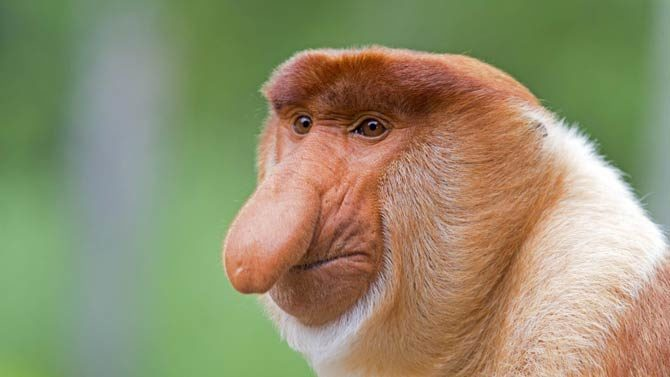
#> input picture Week_10/Long-nosed-monkey-Proboscis-monkey.jpg, 670 x 377 px
$ jupyter execute --allow-errors k-means_clustering.ipynb   (shell and % lines are left out)
#> lines starting #> are read from the running program, lines starting #| are printed output that depends on the picture; long printed decimals are rounded
# k-means Clustering

## Table of contents

[1.) Simple k-means clustering example](#section_1)<br>
[2.) Image segmentation](#section_2)<br>
[3.) 3D point cloud segmentation](#section_3)<br>
[4.) Finding clusters in the apartment data](#section_4)

## Libraries and settings

[cell 1]
# Install opencv-python-headless (neccessary in GitHub Codespaces)

# Libraries
import os
import cv2
import numpy as np
import pandas as pd
import matplotlib.pyplot as plt

from sklearn.cluster import KMeans
from sklearn.datasets import make_blobs
from sklearn.metrics import silhouette_score
from sklearn.preprocessing import StandardScaler

# Ignore warnings
import warnings
warnings.filterwarnings('ignore')

# Current working directory
print('\nCurrent working directory:', os.getcwd())

## 1.) Simple k-means clustering example
<a id='section_1'></a>

### Create the dataset

[cell 2]
# Create data
centers = [[2,1], [-2,2], [-2,-2], [-4,-5], [5,7]]
X, y = make_blobs(n_samples=300,
                  centers=centers,
                  cluster_std=0.8,
                  random_state=42)

# Normalization of the values
X = StandardScaler().fit_transform(X)

# Plot the data
plt.figure(figsize=(6,4))
plt.scatter(X[:,0], X[:,1], s=10, color='darkred')
plt.show()
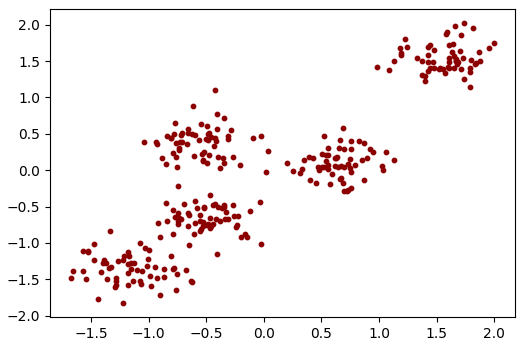
#> figure drawn by matplotlib, 1 panel

### Elbow Method showing the optimal k

[cell 3]
# Sum of squared distances of samples to their closest cluster center
distortions = []

# Range of k's
K = range(1,16,1)

# Loop to find the optimal k
for k in K:
    kmeanModel = KMeans(n_clusters=k)
    kmeanModel.fit(X)
    distortions.append(kmeanModel.inertia_)

# Elbow plot
plt.figure(figsize=(5,3))
plt.plot(K, distortions, 'bx-')
plt.xlabel('k')
plt.ylabel('Distortion')
plt.title('The Elbow Method showing the optimal k')

plt.show()
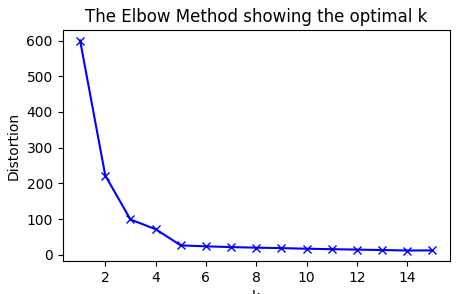
#> figure drawn by matplotlib, 1 panel; curve peaks at x = 1, y = 600

### Perform k-means clustering

[cell 4]
# Number of clusters
k = 5

# k-means clustering
kmeans = KMeans(n_clusters=k, random_state=42).fit(X)

# Predict the values
y2 = kmeans.predict(X)

# Plot the clusters
plt.figure(figsize=(6,4))
plt.scatter(X[:, 0], X[:, 1], c=y2, s=10)
plt.show()
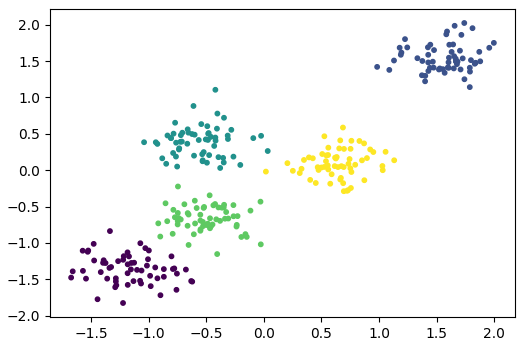
#> figure drawn by matplotlib, 1 panel

### Get and check the converged cluster centroids

[cell 5]
# Print centroids
centroids = kmeans.cluster_centers_
print('Cluster centroids:')
print(centroids, '\n')

# Check the 1st cluster's centroid 'by hand'
clust_00 = X[y2 == 0]
print('The 1st cluster\'s centroid:')
print(f'x = {sum(clust_00[:,0]/len(clust_00[:,0])):.8f}')
print(f'y = {sum(clust_00[:,1]/len(clust_00[:,1])):.8f}')

### Get the inertia or 'within-cluster sum-of-squares (WCSS)' of the k-means model

[cell 6]
print(f'Within-cluster sum-of-squares: {kmeans.inertia_:.4f}')

### Perform Silhouette Analysis
- For examples see:
- https://laid-back-scientist.com/en/k-means
- https://machinelearninggeek.com/evaluating-clustering-methods
- https://medium.com/@favourphilic/how-to-interpret-silhouette-plot-for-k-means-clustering-414e144a17fe

[cell 7]
# Import own module for Silhouette plots
from silhouette import *

# Create Silhouette plots for different k's
# Note: range(2,12,1) provides: [2, 3, 4, 5, 6, 7, 8, 9, 10, 11]
#> (the rest of this cell did not finish here and is left out)

## 2.) Image segmentation
<a id='section_2'></a>

### Read the image

[cell 8]
# Read the image
image = cv2.imread('Long-nosed-monkey-Proboscis-monkey.jpg') # new picture
#> image is the input picture: shape (377, 670, 3); mean B, G, R 109.7, 142.9, 146.6

# Change the color to RGB (from BGR)
image = cv2.cvtColor(image, cv2.COLOR_BGR2RGB)

# Plot the image
plt.figure(figsize=(6,8))
plt.imshow(image)

### Reshape the image

[cell 9]
# Reshaping the image into a 2D array of pixels and RGB colors
pixel_vals = image.reshape((-1,3))

# Convert to float
pixel_vals = np.float32(pixel_vals)
pixel_vals

### Elbow method showing the optimal k

[cell 10]
# Sum of squared distances of samples to their closest cluster center
distortions = []

# Range of k's
K = range(2,10,1)

# Loop to find the optimal k
for k in K:
    kmeanModel = KMeans(n_clusters=k)
    kmeanModel.fit(pixel_vals)
    distortions.append(kmeanModel.inertia_)
#> after the loop, distortions = [724158144, 598051456, 312363264, 248667856, 164651008, 141511312, 117285184, 99559384]

# Elbow plot
plt.figure(figsize=(5,3))
plt.plot(K, distortions, 'bx-')
plt.xlabel('k')
plt.ylabel('Distortion')
plt.title('The Elbow method showing the optimal k')

plt.show()
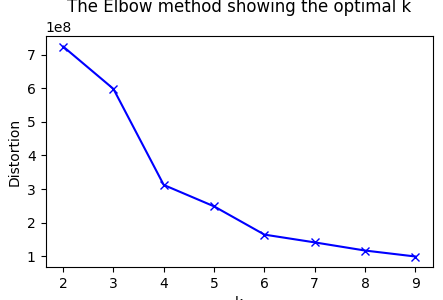
#> figure drawn by matplotlib, 1 panel

### Perform image segmentation

[cell 11]
# Number of clusters
k = 5

# Criteria for the segmentation algorithm to stop running
criteria = (cv2.TERM_CRITERIA_EPS + cv2.TERM_CRITERIA_MAX_ITER, 100, 0.85)

# Perform k-means clustering
retval, labels, centers = cv2.kmeans(pixel_vals,
                                     k,
                                     None,
                                     criteria,
                                     10,
                                     cv2.KMEANS_RANDOM_CENTERS)
#> retval = 225348157.8; centers = [[133.4, 162, 130], [183.4, 130.5, 101], [126.5, 74.8, 46.9], [223.2, 202, 189.4], [98.64, 129.5, 78.2]]

# Print cluster labels
print('Cluster labels:')
print(labels, '\n')
#> (printed output is left out)

# Print cluster centroids
print(f'Centroids of {k} clusters')
print(centers)
#| [[133.404  161.9849   129.998 ]
#|  [183.390  130.475  100.958 ]
#|  [126.494   74.803   46.905]
#|  [223.157  201.955  189.437 ]
#|  [ 98.639 129.5481    78.200 ]]

### Change data types and reshape the segmented data for visualization

[cell 12]
# Convert data into 8-bit values
centers = np.uint8(centers)
#> centers = [[133, 161, 129], [183, 130, 100], [126, 74, 46], [223, 201, 189], [98, 129, 78]]
segmented_data = centers[labels.flatten()]

# Reshape data into the original image dimensions
segmented_image = segmented_data.reshape((image.shape))
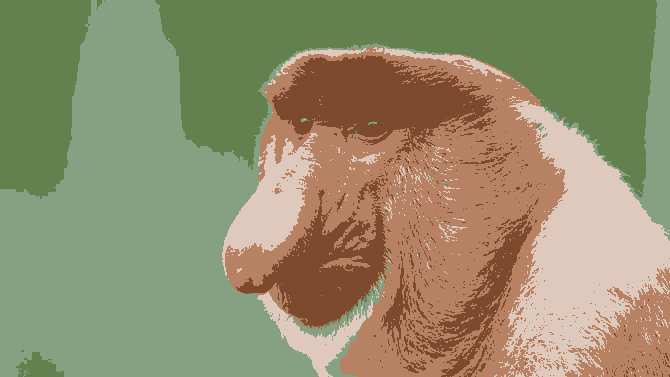
#> segmented_image: shape (377, 670, 3); mean R, G, B 146.1, 142.1, 109

# Show result
plt.figure(figsize=(6,8))
plt.imshow(segmented_image)

$ run again, with Week_10/parrot.jpg copied over Week_10/Long-nosed-monkey-Proboscis-monkey.jpg
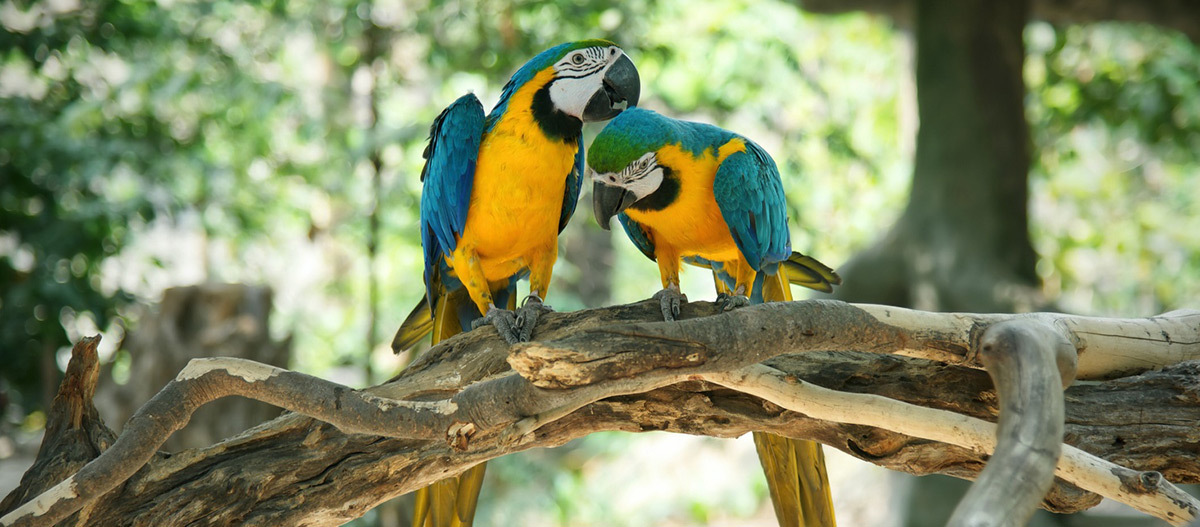
#> input picture Week_10/parrot.jpg, 1200 x 527 px
#> image is the input picture: shape (527, 1200, 3); mean B, G, R 100.7, 139, 131.4
#> after the loop `for k in K:`: distortions = [2.55e+09, 1.54e+09, 1.21e+09, 1.11e+09, 699209536, 613813632, 550666048, 466531136]
#> `plt.show()`:
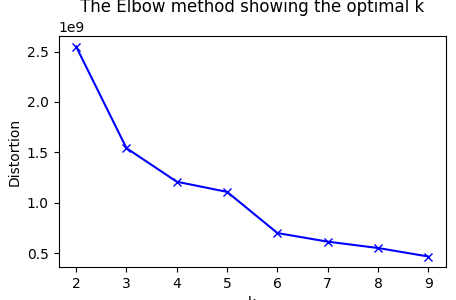
#> figure drawn by matplotlib, 1 panel
#> `retval, labels, centers = cv2.kmeans(pixel_vals, k, None, criteria, 10..`: retval = 863395378; centers = [[161.8, 176.4, 131.6], [206.1, 142.7, 10.7], [53.65, 63.02, 40.38], [217.8, 229.6, 192.8], [104.8, 113, 78.57]]
#> (printed output is left out)
#| [[161.7978   176.425  131.571 ]
#|  [206.1085   142.659   10.698]
#|  [ 53.6455    63.025  40.379]
#|  [217.823  229.635  192.773 ]
#|  [104.766  113.037   78.568 ]]
#> `centers = np.uint8(centers)`: centers = [[161, 176, 131], [206, 142, 10], [53, 63, 40], [217, 229, 192], [104, 113, 78]]
#> `segmented_image = segmented_data.reshape((image.shape))`:
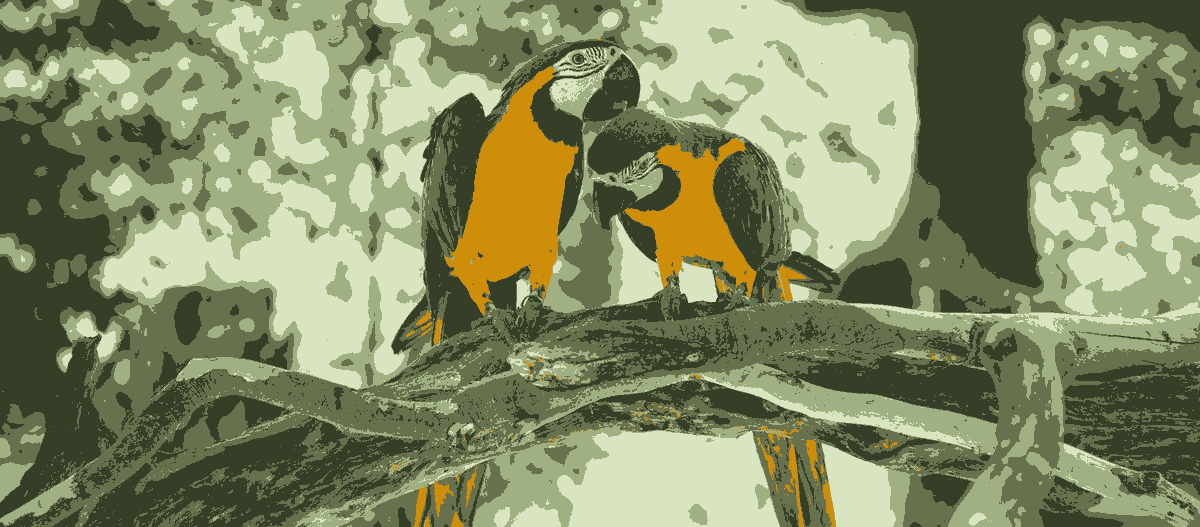
#> segmented_image: shape (527, 1200, 3); mean R, G, B 130.7, 138.8, 100.1
